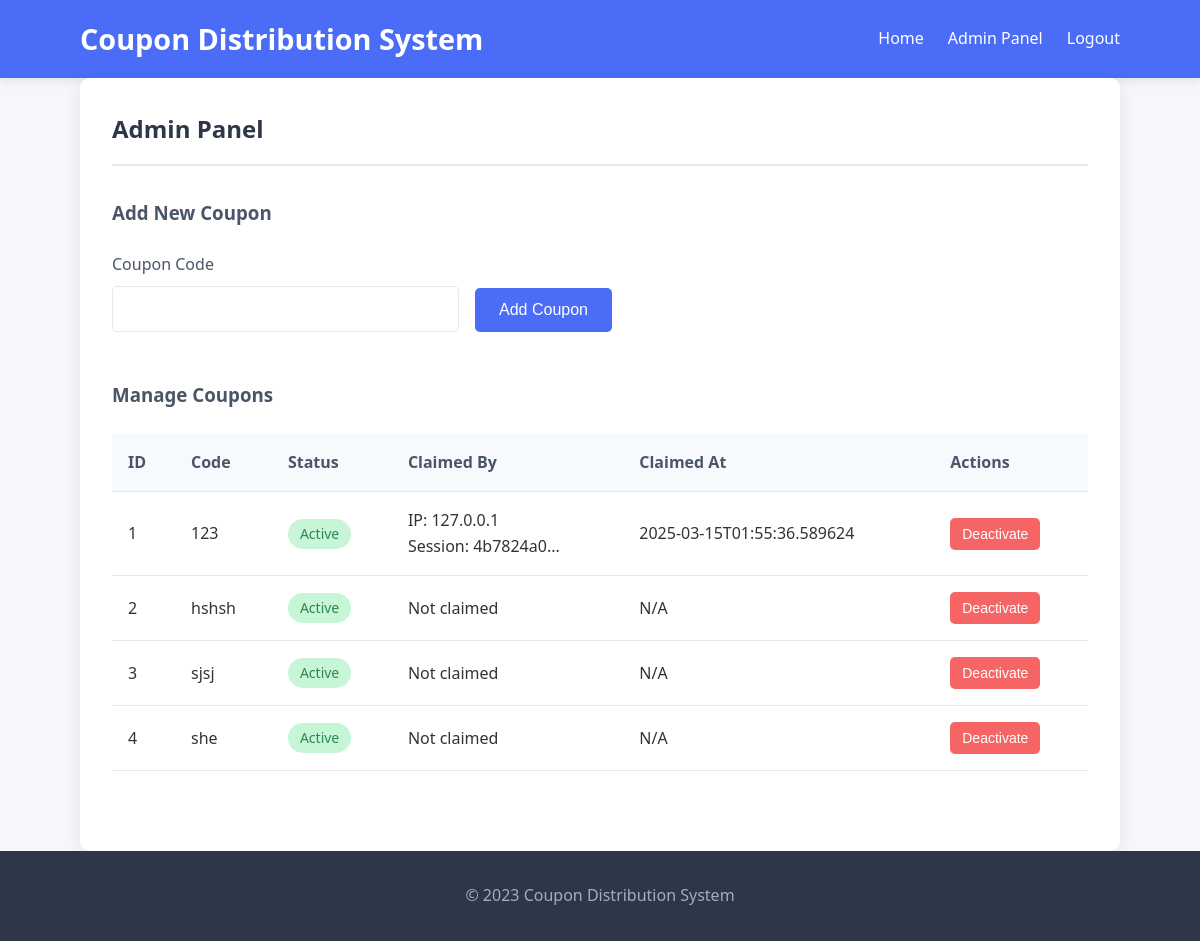
/admin/panel (signed in), run on an earlier commit of the app's database.
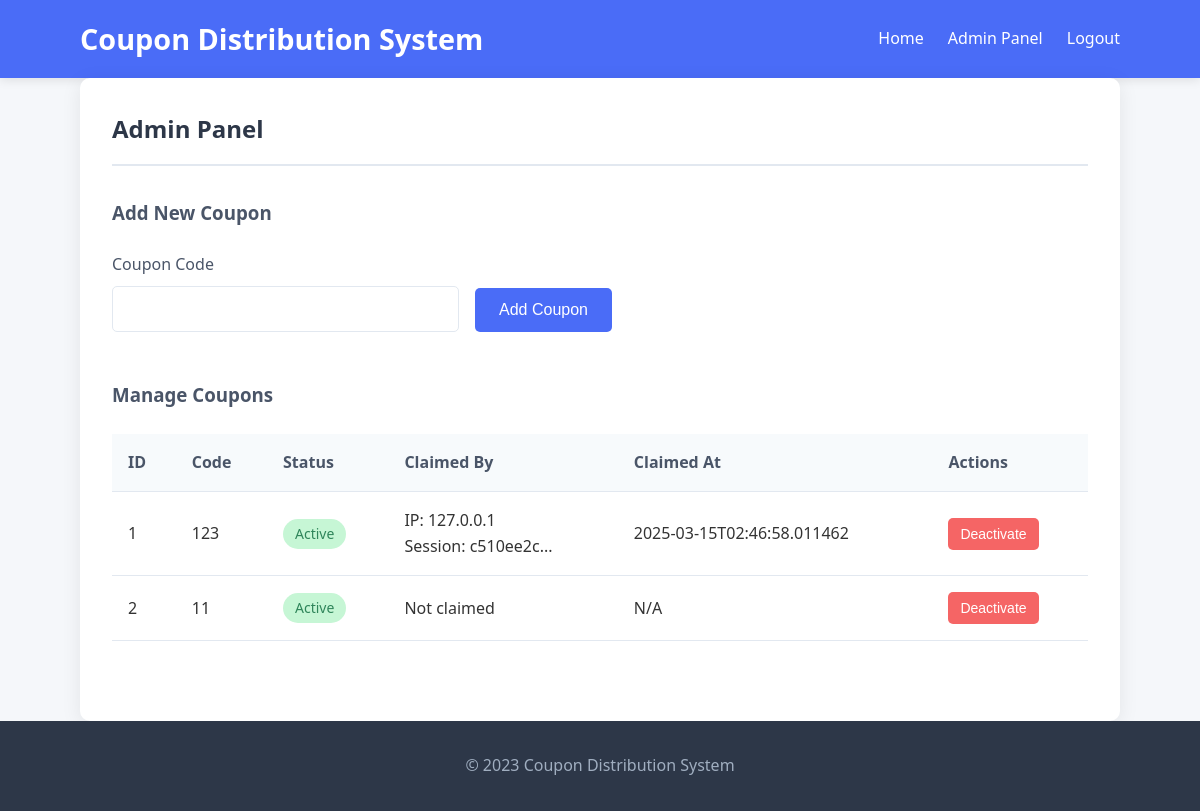
And on a later commit of the database.
### tables this page shows
CREATE TABLE coupons (
                id INTEGER PRIMARY KEY AUTOINCREMENT,
                code VARCHAR(50) UNIQUE NOT NULL,
                is_active BOOLEAN DEFAULT 1,
                claimed_by_ip VARCHAR(45),
                claimed_by_session VARCHAR(32),
                claimed_at TIMESTAMP,
                created_at TIMESTAMP DEFAULT CURRENT_TIMESTAMP
            );

### app.py (the view)
@app.route('/admin/panel')
@admin_required
def admin_panel():
    conn = get_db_connection()
    coupons = conn.execute('SELECT * FROM coupons ORDER BY id').fetchall()
    return render_template('admin_panel.html', coupons=coupons)

### app.py (called while the page is built)
def get_db_connection():
    db = getattr(g, '_database', None)
    if db is None:
        db = g._database = sqlite3.connect(DATABASE, check_same_thread=False)
        db.row_factory = sqlite3.Row
    return db

@app.teardown_appcontext
def close_connection(exception):
    db = getattr(g, '_database', None)
    if db is not None:
        db.close()

def admin_required(view):
    @functools.wraps(view)
    def wrapped_view(**kwargs):
        if not session.get('admin_logged_in'):
            return redirect(url_for('admin_login'))
        return view(**kwargs)
    return wrapped_view

### templates/admin_panel.html (shortened to what this page needs)
{% extends "layout.html" %}
{% block extra_css %}
<link rel="stylesheet" href="{{ url_for('static', filename='css/admin.css') }}">
{% endblock %}
{% block content %}
<div class="admin-panel">
    <h2>Admin Panel</h2>
    <div class="admin-section">
        <h3>Add New Coupon</h3>
        <form method="post" action="{{ url_for('add_coupon') }}" class="add-coupon-form">
            <div class="form-group">
                <label for="code">Coupon Code</label>
                <input type="text" id="code" name="code" required>
            </div>
            <button type="submit" class="btn btn-primary">Add Coupon</button>
        </form>
    </div>
    <div class="admin-section">
        <h3>Manage Coupons</h3>
        <div class="coupon-list">
            <table>
                <thead>
                    <tr>
                        <th>ID</th>
                        <th>Code</th>
                        <th>Status</th>
                        <th>Claimed By</th>
                        <th>Claimed At</th>
                        <th>Actions</th>
                    </tr>
                </thead>
                <tbody>
                    {% for coupon in coupons %}
                    <tr>
                        <td>{{ coupon['id'] }}</td>
                        <td>{{ coupon['code'] }}</td>
                        <td>
                            <span class="status-badge {{ 'active' if coupon['is_active'] else 'inactive' }}">
                                {{ 'Active' if coupon['is_active'] else 'Inactive' }}
                            </span>
                        </td>
                        <td>
                            {% if coupon['claimed_by_ip'] %}
                                IP: {{ coupon['claimed_by_ip'] }}<br>
                                Session: {{ coupon['claimed_by_session'][:8] }}...
                            {% else %}
                                Not claimed
                            {% endif %}
                        </td>
                        <td>{{ coupon['claimed_at'] or 'N/A' }}</td>
                        <td>
                            <form method="post" action="{{ url_for('toggle_coupon', id=coupon['id']) }}">
                                <button type="submit" class="btn btn-small {{ 'btn-danger' if coupon['is_active'] else 'btn-success' }}">
                                    {{ 'Deactivate' if coupon['is_active'] else 'Activate' }}
                                </button>
                            </form>
                        </td>
                    </tr>
                    {% endfor %}
                </tbody>
            </table>
        </div>
    </div>
</div>
{% endblock %}

### templates/layout.html (shortened to what this page needs)
<!DOCTYPE html>
<html lang="en">
<head>
    <link rel="stylesheet" href="{{ url_for('static', filename='css/main.css') }}">
    {% block extra_css %}{% endblock %}
</head>
<body>
    <header>
        <div class="container">
            <h1>Coupon Distribution System</h1>
            <nav>
                <ul>
                    <li><a href="{{ url_for('index') }}">Home</a></li>
                    {% if session.get('admin_logged_in') %}
                    <li><a href="{{ url_for('admin_panel') }}">Admin Panel</a></li>
                    <li><a href="{{ url_for('admin_logout') }}">Logout</a></li>
                    {% else %}
                    <li><a href="{{ url_for('admin_login') }}">Admin Login</a></li>
                    {% endif %}
                </ul>
            </nav>
        </div>
    </header>
    <main class="container">
        {% block content %}{% endblock %}
    </main>
    <footer>
        <div class="container">
            <p>&copy; 2023 Coupon Distribution System</p>
        </div>
    </footer>
</body>
</html>

### static/css/main.css (style rules this page uses)
* { margin: 0; padding: 0; box-sizing: border-box; }
body { font-family: 'Segoe UI', Tahoma, Geneva, Verdana, sans-serif; line-height: 1.6; color: #333; background-color: #f5f7fa; }
.container { width: 90%; max-width: 1200px; margin: 0 auto; padding: 0 20px; }
header { background-color: #4a6cf7; color: white; padding: 1rem 0; box-shadow: 0 2px 10px rgba(0, 0, 0, 0.1); }
header .container { display: flex; justify-content: space-between; align-items: center; }
header h1 { font-size: 1.8rem; font-weight: 600; }
nav ul { display: flex; list-style: none; }
nav ul li { margin-left: 1.5rem; }
nav ul li a { color: white; text-decoration: none; font-weight: 500; transition: color 0.3s; }
main { padding: 2rem 0; min-height: calc(100vh - 160px); }
.btn { display: inline-block; padding: 0.8rem 1.5rem; border: none; border-radius: 5px; font-size: 1rem; font-weight: 500; cursor: pointer; transition: all 0.3s ease; }
.btn-primary { background-color: #4a6cf7; color: white; }
footer { background-color: #2d3748; color: #a0aec0; padding: 2rem 0; text-align: center; }

### static/css/admin.css (style rules this page uses)
.form-group { margin-bottom: 1.5rem; }
.form-group label { display: block; margin-bottom: 0.5rem; font-weight: 500; color: #4a5568; }
.form-group input { width: 100%; padding: 0.8rem; border: 1px solid #e2e8f0; border-radius: 5px; font-size: 1rem; }
.admin-panel { background-color: white; border-radius: 10px; box-shadow: 0 4px 20px rgba(0, 0, 0, 0.08); padding: 2rem; }
.admin-panel h2 { margin-bottom: 2rem; color: #2d3748; border-bottom: 2px solid #e2e8f0; padding-bottom: 1rem; }
.admin-section { margin-bottom: 3rem; }
.admin-section h3 { margin-bottom: 1.5rem; color: #4a5568; }
.add-coupon-form { display: flex; gap: 1rem; align-items: flex-end; max-width: 500px; }
.add-coupon-form .form-group { flex: 1; margin-bottom: 0; }
.coupon-list { overflow-x: auto; }
table { width: 100%; border-collapse: collapse; }
table th, table td { padding: 1rem; text-align: left; border-bottom: 1px solid #e2e8f0; }
table th { background-color: #f7fafc; font-weight: 600; color: #4a5568; }
.status-badge { display: inline-block; padding: 0.25rem 0.75rem; border-radius: 9999px; font-size: 0.875rem; font-weight: 500; }
.status-badge.active { background-color: #c6f6d5; color: #2f855a; }
.btn-small { padding: 0.5rem 0.75rem; font-size: 0.875rem; }
.btn-danger { background-color: #f56565; color: white; }

What changed in the data, as far as the page shows it:
removed coupons: id "3", code "sjsj", is_active "Active", shows "Not claimed", coupon "N/A", is_active "Deactivate"
removed coupons: id "4", code "she", is_active "Active", shows "Not claimed", coupon "N/A", is_active "Deactivate"
changed coupons id 1: claimed_by_session "4b7824a0" → "c510ee2c"; claimed_at "2025-03-15T01:55:36.589624" → "2025-03-15T02:46:58.011462"
changed coupons id 2: code "hshsh" → "11"
